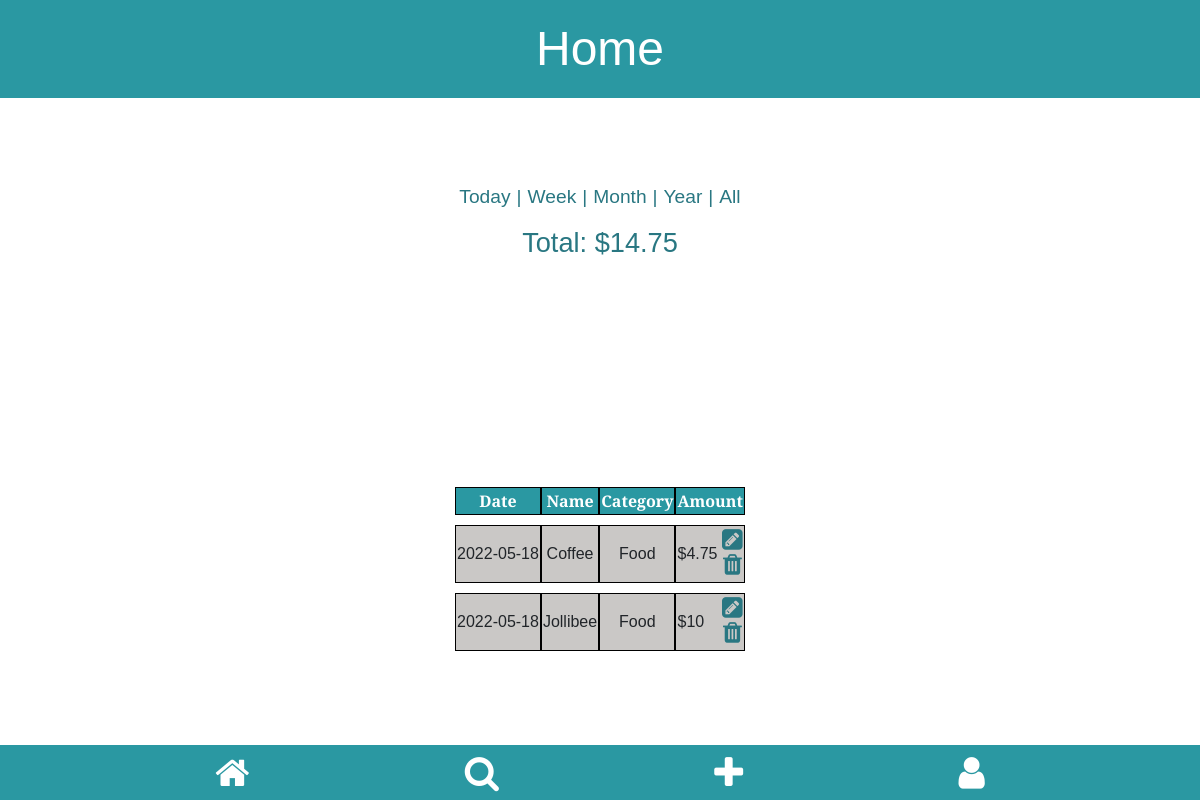
The page /home/today (signed in) on the database as committed earlier.
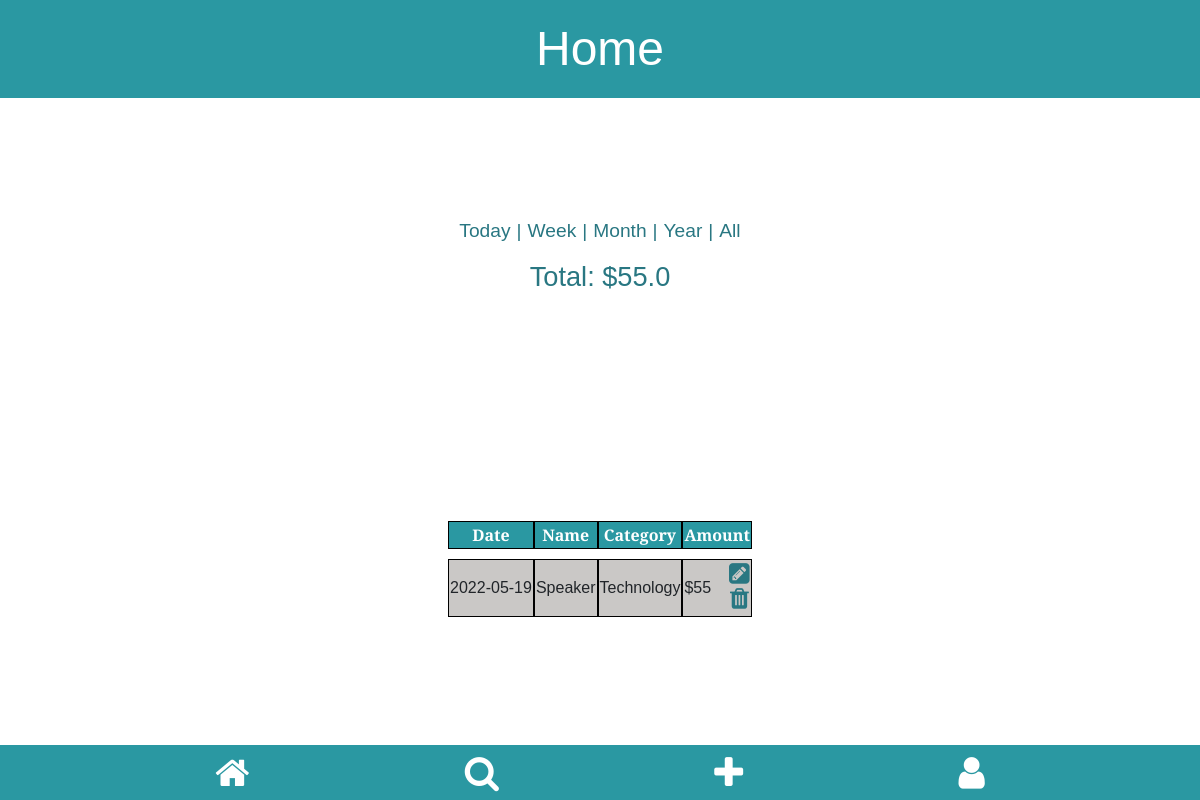
The same page on the database as committed later.
### tables this page shows
CREATE TABLE expenses (
                                    id integer PRIMARY KEY,
                                    user_id integer NOT NULL,
                                    name text NOT NULL,
                                    date numeric NOT NULL,
                                    category text NOT NULL,
                                    amount numberic NOT NULL,
                                    FOREIGN KEY (user_id) REFERENCES users (id)
                                );

### app.py (the view, shortened to what this page needs)
@app.route("/home/today", methods=["GET", "POST"])
def homepage_today():
    conn = create_connection("database.db")
    tuple_expenses = get_expense_today(conn, session["uid"])
    total_category_exp = []
    for category in CATEGORIES:
        total_category_exp.append(
            get_total_expenses_by_category(conn, session["uid"], category)
        )
    total_expense = tuple_expenses[0]
    conn.close()
    user_expenses = sorted([data_to_dict(each_expense) for each_expense in tuple_expenses[1]],
                           key=lambda d: d["date"], reverse=True)
    pie_data = {
        "Category": "Amount",
        "Food": total_category_exp[0],
        "Apparel": total_category_exp[1],
        "Entertainment": total_category_exp[2],
        "Lifestyle": total_category_exp[3],
        "Miscellaneous": total_category_exp[4],
        "Groceries": total_category_exp[5],
        "Services": total_category_exp[6],
        "Technology": total_category_exp[7],
        "School": total_category_exp[8],
    }
    return (
        render_template(
            "home_today.html",
            user_expenses=user_expenses,
            total_expense=str(total_expense),
            data=pie_data,
        ),
        200,
    )

### app.py (called while the page is built)
def data_to_dict(data_tup: tuple) -> dict:
    return {
        "name": data_tup[2],
        "date": data_tup[3],
        "category": data_tup[4],
        "amount": data_tup[5],
        "eid": data_tup[0],
    }

### modules/expense_module.py (called while the page is built)
def get_total_expenses_by_category(conn, uid: int, category: str) -> int:
    cur = conn.cursor()
    cur.execute(
        "SELECT amount FROM expenses WHERE user_id=? AND category=?",
        (
            uid,
            category,
        ),
    )
    total = 0
    for row in cur.fetchall():
        total += row[0]
    return total

def get_expense_today(conn, uid: int) -> tuple:
    cur = conn.cursor()
    cur.execute(
        "SELECT * FROM expenses WHERE user_id=? AND date BETWEEN DATE('now', '-1 day') AND DATE('now')", (uid,))
    today_exp = cur.fetchall()
    total = 0
    if today_exp:
        for e in today_exp:
            total += e[5]
    return float("{:.2f}".format(total)), today_exp

### sql_db.py (called while the page is built)
def create_connection(db_file):
    conn = None
    try:
        conn = sqlite3.connect(db_file)
        return conn
    except Error as e:
        print(e)
    return conn

### templates/home_today.html
{% extends 'home.html' %}

### templates/home.html (shortened to what this page needs)
{% extends 'app.html' %}
{% block css_linking %}
<link href="/static/home.css" rel="stylesheet"> {% endblock %}
{% block heading1 %} Home {% endblock %}
{% block main_content %}
<section class="filter-tabs">
    {% if user_expenses|length > 0 %}
    <form action="/home/today" method="post">
        <button type="submit" class="filter-btn">Today</button>|
    </form>
    <form action="/home/week" method="post">
        <button type="submit" class="filter-btn">Week</button>|
    </form>
    <form action="/home/month" method="post">
        <button type="submit" class="filter-btn">Month</button>|
    </form>
    <form action="/home/year" method="post">
        <button type="submit" class="filter-btn">Year</button>|
    </form>
    <form action="/home" method="post">
        <button type="submit" class="filter-btn">All</button>
    </form>
    {% endif %}
</section>
<section class="total-expense">
    <p>Total: ${{ total_expense }}</p>
</section>
<section class="pie-chart-display">
    <div style=" width: 100%; overflow: hidden;">
        <div id="piechart_3d" style="width: 300px; height: 167px; overflow: hidden;"></div>
    </div>
</section>
<section class="expense-cards">
    <table class="sortable">
        {% if user_expenses|length > 0 %}
        <thead>
            <tr>
                <th>Date</th>
                <th>Name</th>
                <th>Category</th>
                <th>Amount</th>
            </tr>
        </thead>
        {% endif %}
        <tbody>
            {% for user_expense in user_expenses %}
            <tr>
                <td>
                    {{ user_expense.date }}
                </td>
                <td>
                    {{ user_expense.name }}
                </td>
                <td>
                    {{ user_expense.category }}
                </td>
                <td class="expense-amount">
                    ${{ user_expense.amount }}
                    <div class="home-icons">
                        <span id="{{ user_expense.eid }}">
                            <a href="{{ url_for('get_expense', eid=user_expense.eid) }}">
                                <i class="fa fa-pencil-square" aria-hidden="true"></i>
                            </a>
                        </span>
                        <form action="/home" method="POST">
                            <button type="submit" class="btn"><i class="fa fa-trash" aria-hidden="true"></i></button>
                        </form>
                    </div>
                </td>
            </tr>
            {% endfor %}
        </tbody>
    </table>
</section>
{% endblock %}

### templates/app.html (shortened to what this page needs)
<!DOCTYPE html>
<html lang="en">
<head>
    <link href="https://maxcdn.bootstrapcdn.com/font-awesome/4.7.0/css/font-awesome.min.css" rel="stylesheet">
    <link href="https://cdn.jsdelivr.net/npm/bootstrap@5.1.3/dist/css/bootstrap.min.css" rel="stylesheet"
>
    <link href="/static/app.css" rel="stylesheet">
    {% block css_linking %} {% endblock %}
</head>
<body>
    <header>
        <h1>{% block heading1 %} {% endblock %}</h1>
    </header>
    <main>
        {% block main_content %} {% endblock %}
    </main>
    <footer>
        <nav>
            <span class="icons" id="go-home"><a href="{{ url_for('homepage') }}"><i class="fa fa-home"
                        aria-hidden="true"></i></a></span>
            <span class="icons" id="go-search"><a href="{{ url_for('search') }}"><i class="fa fa-search"
                        aria-hidden="true"></i></a></span>
            <span class="icons" id="go-add"><a href="{{ url_for('add_page') }}"><i class="fa fa-plus"
                        aria-hidden="true"></i></a></span>
            <span class="icons" id="go-user"><a href="{{ url_for('profile') }}"><i class="fa fa-user"
                        aria-hidden="true"></i></a></span>
        </nav>
    </footer>
</body>
</html>

### static/app.css (style rules this page uses)
:root { --header-footer: #2A98A2; --header-txt: #FFFFFF; --main-font: 'Merriweather Sans', sans-serif; }
html { height: 100vh; padding: 0; margin: 0; }
body { display: flex; flex-direction: column; background-color: var(--header-txt); min-height: 100%; }
header { background-color: var(--header-footer); text-align: center; padding: 20px; position: sticky; top: 0; z-index: 99999; }
h1 { font-family: var(--main-font); font-size: 3rem; color: var(--header-txt); margin: 0; padding: 0; }
main { display: flex; flex-direction: column; align-items: center; justify-content: center; min-height: calc(100vh - 97.6px - 55px); }
footer { position: sticky; bottom: 0; height: 55px; width: 100%; background-color: var(--header-footer); }
nav { display: flex; justify-content: space-evenly; }
a, a:visited, a:hover { color: var(--header-txt); }
.icons { color: var(--header-txt); font-size: 2.3rem; cursor: pointer; }
@media screen and (min-width: 600px) { html { width: 100%; margin: auto; overflow-x: hidden; } }

### static/home.css (style rules this page uses)
:root { --header-footer: #2A98A2; --content-txt: #297782; --header-txt: #FFFFFF; --main-font: 'Merriweather Sans', sans-serif; }
.filter-tabs { display: flex; flex-direction: row; color: var(--content-txt); font-size: 1.2rem; font-family: var(--main-font); }
.filter-btn { border: none; background-color: var(--header-txt); color: var(--content-txt); }
.total-expense { font-size: 1.7rem; }
.total-expense, .no-expenses { margin-bottom: 10px; margin-top: 10px; font-family: var(--main-font); color: var(--content-txt); }
table { font-family: var(--main-font); align-self: center; border-collapse: separate; border-spacing: 0 10px; text-align: center; }
th { color: var(--header-txt); background-color: var(--header-footer); }
th, td { border: solid black 1px; }
.pie-chart-display { width: max-content; height: max-content; align-self: center; }
td { background-color: #cac8c6; }
.expense-amount { display: flex; justify-content: space-between; align-items: center; }
.home-icons { display: flex; flex-direction: column; line-height: 0; }
span, .btn { width: max-content; padding: 0; }
.fa-pencil-square, .fa-trash { font-size: 1.5rem; color: var(--content-txt); cursor: pointer; }

Rows that differ between the two databases and show on the page:
no longer on this page (row edited): expenses: date "2022-05-18", name "Coffee", category "Food", amount "4.75"
no longer on this page (row edited): expenses: date "2022-05-18", name "Jollibee", category "Food", amount "10"
added expenses: date "2022-05-19", name "Speaker", category "Technology", amount "55"
Other text that changed with them:
{{ total_expense }}: "14.75" → "55.0"
